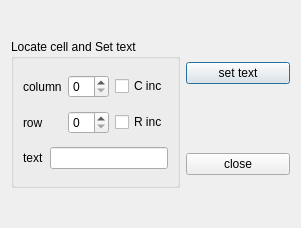
<?xml version="1.0" encoding="UTF-8"?>
<ui version="4.0">
 <class>TDialogLocate</class>
 <widget class="QDialog" name="TDialogLocate">
  <property name="geometry">
   <rect>
    <x>0</x>
    <y>0</y>
    <width>301</width>
    <height>228</height>
   </rect>
  </property>
  <property name="windowTitle">
   <string>Locate and Set</string>
  </property>
  <layout class="QGridLayout" name="gridLayout_2">
   <item row="0" column="0" rowspan="2">
    <widget class="QGroupBox" name="groupBox">
     <property name="title">
      <string>Locate cell and Set text</string>
     </property>
     <layout class="QGridLayout" name="gridLayout">
      <item row="0" column="0" colspan="2">
       <widget class="QLabel" name="label">
        <property name="text">
         <string>column</string>
        </property>
       </widget>
      </item>
      <item row="0" column="2">
       <widget class="QSpinBox" name="spinBoxC"/>
      </item>
      <item row="0" column="3">
       <widget class="QCheckBox" name="checkBoxCInc">
        <property name="text">
         <string>C inc</string>
        </property>
       </widget>
      </item>
      <item row="1" column="0" colspan="2">
       <widget class="QLabel" name="label_2">
        <property name="text">
         <string>row</string>
        </property>
       </widget>
      </item>
      <item row="1" column="2">
       <widget class="QSpinBox" name="spinBoxR"/>
      </item>
      <item row="1" column="3">
       <widget class="QCheckBox" name="checkBoxRInc">
        <property name="text">
         <string>R inc</string>
        </property>
       </widget>
      </item>
      <item row="2" column="0">
       <widget class="QLabel" name="label_3">
        <property name="text">
         <string>text</string>
        </property>
       </widget>
      </item>
      <item row="2" column="1" colspan="3">
       <widget class="QLineEdit" name="lineEdit"/>
      </item>
     </layout>
    </widget>
   </item>
   <item row="0" column="1">
    <widget class="QPushButton" name="pushButtonSet">
     <property name="text">
      <string>set text</string>
     </property>
    </widget>
   </item>
   <item row="1" column="1">
    <widget class="QPushButton" name="pushButtonClose">
     <property name="text">
      <string>close</string>
     </property>
    </widget>
   </item>
  </layout>
 </widget>
 <resources/>
 <connections/>
</ui>
